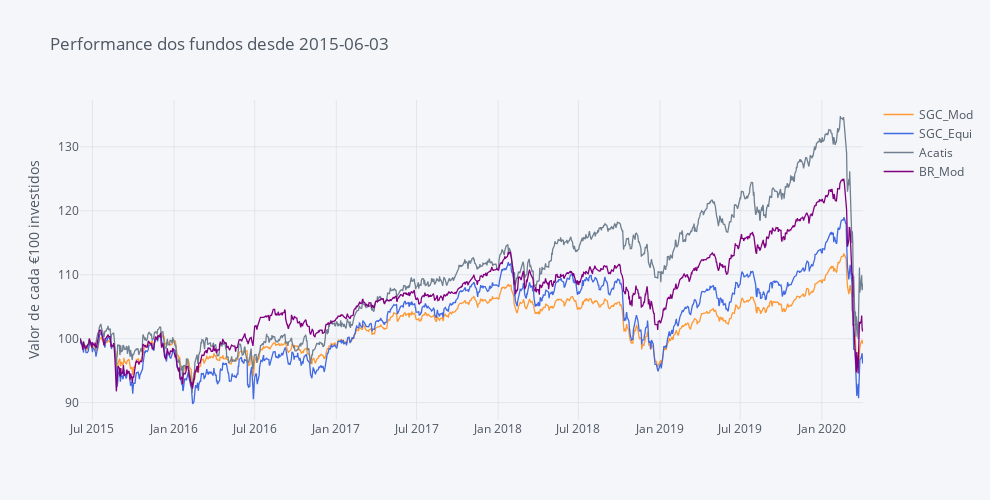

This figure's notebook cell:
### Markdown cell above
**Dica:** A interactividade dos gráficos da plotly permite:

    . Zoom (mantenham o clique e arrastem o cursor em simultâneo, em cima do gráfico);
    . Tem uma lista de opções que aparece se forem com o cursor ao canto superior direito;
    . Façam duplo clique no gráfico ou seleccionem a opção Autoscale/Reset Axes para voltar ao normal;
    . Alterem a opção de 'Compare data on hoover' para 'Show closest data on hoover' se vos for mais conveniente;
    . Se clicarem num nome na legenda esse fundo desaparece (clicando de novo ele volta a apetecer).

### Code cell
# Making Color Palette
Palette = ['rgb(255, 153, 51)',     # 1 - orange
            'royalblue',            # 2 - Royalblue
            '#708090',              # 3 - Grey
            'rgb(128, 0, 128)',     # 4 - Indigo
            'rgb(0, 128, 128)',     # 6 - Teal
            '#191970',              # 7 - Navy
            'rgb(128, 128, 0)',     # 8 - Olive
            '#00BFFF',              # 9 - Water Blue
            'rgb(128, 177, 211)']   # 10 - 

fundos.iplot(title='Performance dos fundos desde ' + Begin, yTitle='Valor de cada €100 investidos', color=Palette, dimensions=dimensions)

### Figure 1 — Plotly figure (JSON) as saved in the notebook; plotly's stock layout.template omitted (floating-point values rounded to 4 significant figures; data arrays with more than 128 entries replaced by an {"elided": "..."} marker saying what was removed)
{"data": [{"line": {"color": "rgba(255, 153, 51, 1.0)", "dash": "solid", "shape": "linear", "width": 1.3}, "mode": "lines", "name": "SGC_Mod", "text": "", "type": "scatter", "x": {"elided": "1417 str values"}, "y": {"elided": "1417 float values"}}, {"line": {"color": "rgba(65, 105, 225, 1.0)", "dash": "solid", "shape": "linear", "width": 1.3}, "mode": "lines", "name": "SGC_Equi", "text": "", "type": "scatter", "x": {"elided": "1417 str values"}, "y": {"elided": "1417 float values"}}, {"line": {"color": "rgba(112, 128, 144, 1.0)", "dash": "solid", "shape": "linear", "width": 1.3}, "mode": "lines", "name": "Acatis", "text": "", "type": "scatter", "x": {"elided": "1417 str values"}, "y": {"elided": "1417 float values"}}, {"line": {"color": "rgba(128, 0, 128, 1.0)", "dash": "solid", "shape": "linear", "width": 1.3}, "mode": "lines", "name": "BR_Mod", "text": "", "type": "scatter", "x": {"elided": "1417 str values"}, "y": {"elided": "1417 float values"}}], "layout": {"height": 500, "legend": {"bgcolor": "#F5F6F9", "font": {"color": "#4D5663"}}, "paper_bgcolor": "#F5F6F9", "plot_bgcolor": "#F5F6F9", "title": {"font": {"color": "#4D5663"}, "text": "Performance dos fundos desde 2015-06-03"}, "width": 990, "xaxis": {"autorange": true, "gridcolor": "#E1E5ED", "range": ["2015-06-03", "2020-04-03"], "showgrid": true, "tickfont": {"color": "#4D5663"}, "title": {"font": {"color": "#4D5663"}, "text": ""}, "type": "date", "zerolinecolor": "#E1E5ED"}, "yaxis": {"autorange": true, "gridcolor": "#E1E5ED", "range": [87.29, 137.3], "showgrid": true, "tickfont": {"color": "#4D5663"}, "title": {"font": {"color": "#4D5663"}, "text": "Valor de cada €100 investidos"}, "type": "linear", "zerolinecolor": "#E1E5ED"}}}
